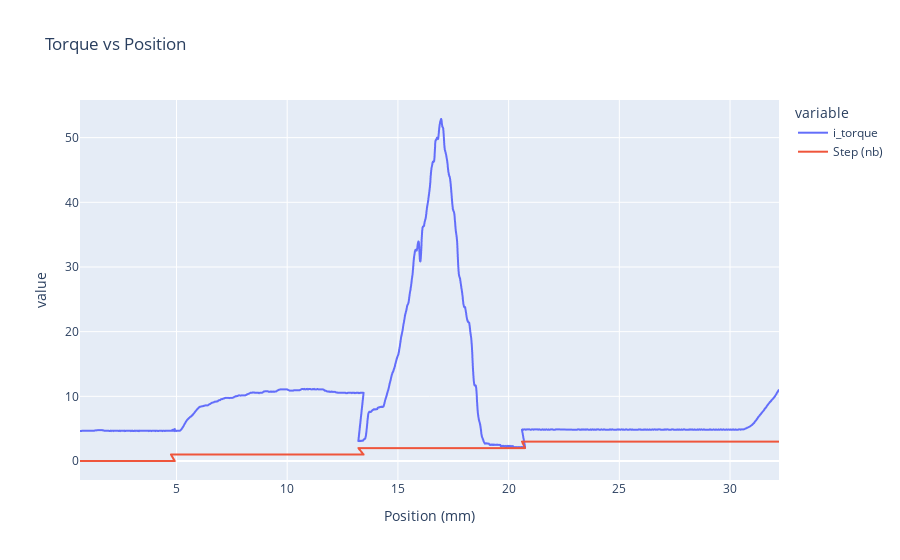

The cell this chart's notebook holds for it:
### Code cell
import plotly.express as px
px.line(df, x='Position (mm)', y=['i_torque', 'Step (nb)'],  title='Torque vs Position')

### Figure 1 — Plotly figure (JSON) as saved in the notebook; plotly's stock layout.template omitted (floating-point values rounded to 4 significant figures; data arrays with more than 128 entries replaced by an {"elided": "..."} marker saying what was removed)
{"data": [{"hovertemplate": "variable=i_torque<br>Position (mm)=%{x}<br>value=%{y}<extra></extra>", "legendgroup": "i_torque", "line": {"color": "#636efa", "dash": "solid"}, "marker": {"symbol": "circle"}, "mode": "lines", "name": "i_torque", "showlegend": true, "type": "scattergl", "x": {"elided": "1860 float values"}, "xaxis": "x", "y": {"elided": "1860 float values"}, "yaxis": "y"}, {"hovertemplate": "variable=Step (nb)<br>Position (mm)=%{x}<br>value=%{y}<extra></extra>", "legendgroup": "Step (nb)", "line": {"color": "#EF553B", "dash": "solid"}, "marker": {"symbol": "circle"}, "mode": "lines", "name": "Step (nb)", "showlegend": true, "type": "scattergl", "x": {"elided": "1860 float values"}, "xaxis": "x", "y": {"elided": "1860 int values"}, "yaxis": "y"}], "layout": {"legend": {"title": {"text": "variable"}, "tracegroupgap": 0}, "title": {"text": "Torque vs Position"}, "xaxis": {"anchor": "y", "domain": [0, 1], "title": {"text": "Position (mm)"}}, "yaxis": {"anchor": "x", "domain": [0, 1], "title": {"text": "value"}}}}
